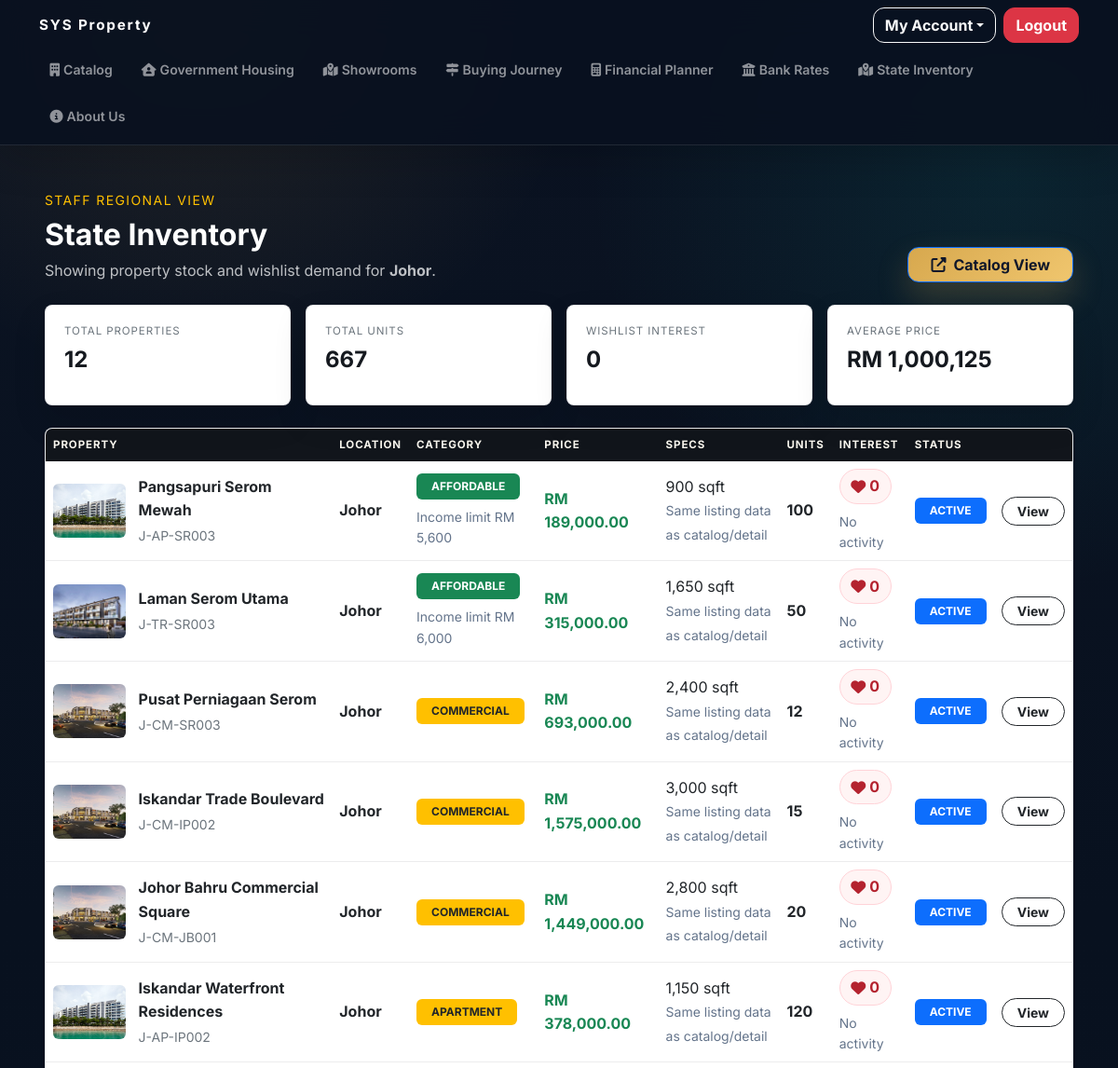
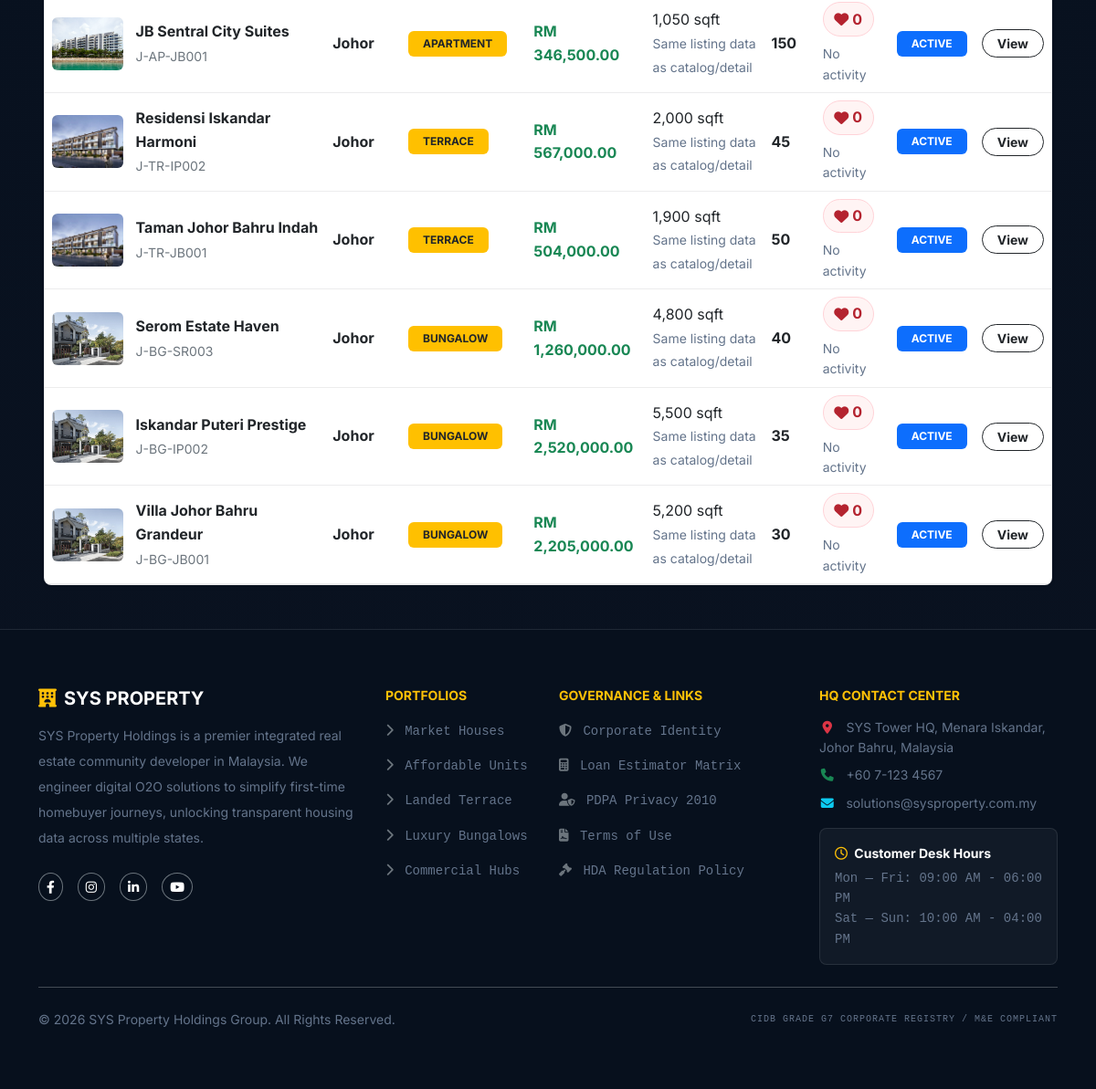
The app's page /staff/state_inventory.php (signed in) with its own data (2 pictures, top to bottom).
### tables this page shows
CREATE TABLE `staff` (
  `staff_id` int(11) NOT NULL,
  `full_name` varchar(255) NOT NULL,
  `phone_number` varchar(20) NOT NULL,
  `assigned_state` varchar(100) NOT NULL,
  `profile_image` varchar(255) DEFAULT NULL
);

CREATE TABLE `properties` (
  `property_id` int(11) NOT NULL,
  `property_code` varchar(20) NOT NULL,
  `project_name` varchar(255) NOT NULL,
  `state` varchar(100) NOT NULL,
  `property_type` enum('AFFORDABLE','TERRACE','BUNGALOW','COMMERCIAL','APARTMENT') NOT NULL,
  `price` decimal(12,2) NOT NULL,
  `total_units` int(11) NOT NULL,
  `built_up_sqft` int(11) NOT NULL,
  `income_limit_rm` decimal(10,2) DEFAULT NULL,
  `status` enum('ACTIVE','SOLD_OUT','ARCHIVED') NOT NULL DEFAULT 'ACTIVE',
  `image_filename` varchar(255) NOT NULL,
  `image_search_keyword` varchar(255) NOT NULL,
  `is_affordable` tinyint(1) NOT NULL DEFAULT 0
);

### includes/property_images.php (called while the page is built, shortened)
<?php
function property_catalog_image_path(array $property, string $url_prefix = '', string $filesystem_prefix = ''): string
{
    $base_url = $url_prefix . 'SYS Property Catalog/';
    $base_path = $filesystem_prefix . 'SYS Property Catalog/';
    $placeholder = $base_url . 'placeholder.jpg';
    $custom_image = trim((string)($property['image_filename'] ?? ''));
    if ($custom_image !== '') {
        $custom_image = ltrim(str_replace('\\', '/', $custom_image), '/');
    }
    $db_type = strtolower(trim((string)($property['property_type'] ?? '')));
    $raw_state = trim((string)($property['state'] ?? ''));
    $state_name = ucwords(strtolower($raw_state));
    $folder = 'Apartment/';
    if ($db_type === 'commercial') {
        $folder = 'Commercial/';
    } elseif ($db_type === 'terrace') {
        $folder = 'Terrace/';
    } elseif ($db_type === 'bungalow') {
        $folder = 'Bungalow/';
    }
    $file_name = ucfirst($db_type) . ' - ' . $state_name;
    foreach (['jpg', 'jpeg', 'png', 'webp'] as $ext) {
        $relative_path = $folder . $file_name . '.' . $ext;
        if (file_exists($base_path . $relative_path)) {
            return $base_url . $relative_path;
        }
    }
    return $placeholder;
}

### staff/state_inventory.php (the view, shortened to what this page needs)
<?php
require_once '../includes/db_connect.php';
require_once '../includes/property_images.php';
$account_id = $_SESSION['account_id'];
$stmt = $conn->prepare("SELECT assigned_state FROM staff WHERE staff_id = ?");
$stmt->bind_param("i", $account_id);
$stmt->execute();
$staff_state = $stmt->get_result()->fetch_assoc()['assigned_state'] ?? '';
include '../includes/header.php';
$properties_result = null;
$summary = [
    'total_properties' => 0,
    'total_units' => 0,
    'total_interest' => 0,
    'avg_price' => 0
];
if ($staff_state !== '') {
    $summary_stmt = $conn->prepare("
        SELECT
            COUNT(p.property_id) AS total_properties,
            COALESCE(SUM(p.total_units), 0) AS total_units,
            COALESCE(SUM(wi.total_interest), 0) AS total_interest,
            COALESCE(AVG(p.price), 0) AS avg_price
        FROM properties p
        LEFT JOIN (
            SELECT property_id, COUNT(*) AS total_interest
            FROM wishlists
            GROUP BY property_id
        ) wi ON p.property_id = wi.property_id
        WHERE p.state = ? AND p.status IN ('ACTIVE', 'AVAILABLE', 'SOLD_OUT')
    ");
    $summary_stmt->bind_param("s", $staff_state);
    $summary_stmt->execute();
    $summary = $summary_stmt->get_result()->fetch_assoc() ?: $summary;
    $query = "
        SELECT
            p.*,
            COALESCE(wi.total_interest, 0) AS total_interest,
            wi.last_interest_at
        FROM properties p
        LEFT JOIN (
            SELECT property_id, COUNT(*) AS total_interest, MAX(created_at) AS last_interest_at
            FROM wishlists
            GROUP BY property_id
        ) wi ON p.property_id = wi.property_id
        WHERE p.state = ? AND p.status IN ('ACTIVE', 'AVAILABLE', 'SOLD_OUT')
        ORDER BY total_interest DESC, p.is_affordable DESC, p.property_id DESC
    ";
    $stmt = $conn->prepare($query);
    $stmt->bind_param("s", $staff_state);
    $stmt->execute();
    $properties_result = $stmt->get_result();
}
?>
<div class="container-fluid px-4 px-lg-5 my-5 state-inventory-page">
    <div class="d-flex flex-column flex-lg-row justify-content-between align-items-lg-end gap-3 mb-4">
        <div>
            <p class="text-uppercase tracking-wider text-gold mb-2 small">Staff Regional View</p>
            <h2 class="fw-bold m-0 text-white">State Inventory</h2>
            <p class="text-light opacity-75 mt-2 mb-0">
                Showing property stock and wishlist demand for
                <strong><?php echo htmlspecialchars($staff_state !== '' ? $staff_state : 'Unassigned Region'); ?></strong>.
            </p>
        </div>
        <a href="../properties.php?filter_state=<?php echo urlencode($staff_state); ?>" class="btn btn-primary fw-bold px-4 <?php echo $staff_state === '' ? 'disabled' : ''; ?>">
            <i class="fas fa-up-right-from-square me-2"></i>Catalog View
        </a>
    </div>
    <?php if ($staff_state === ''): ?>
        <div class="alert alert-warning border-0 shadow-sm p-4">
            <h5 class="fw-bold mb-1">No assigned state found.</h5>
            <p class="mb-0">Please ask an admin to assign a state before using State Inventory.</p>
        </div>
    <?php else: ?>
        <div class="row g-3 mb-4">
            <div class="col-6 col-xl-3">
                <div class="inventory-metric">
                    <span>Total Properties</span>
                    <strong><?php echo number_format((int)$summary['total_properties']); ?></strong>
                </div>
            </div>
            <div class="col-6 col-xl-3">
                <div class="inventory-metric">
                    <span>Total Units</span>
                    <strong><?php echo number_format((int)$summary['total_units']); ?></strong>
                </div>
            </div>
            <div class="col-6 col-xl-3">
                <div class="inventory-metric">
                    <span>Wishlist Interest</span>
                    <strong><?php echo number_format((int)$summary['total_interest']); ?></strong>
                </div>
            </div>
            <div class="col-6 col-xl-3">
                <div class="inventory-metric">
                    <span>Average Price</span>
                    <strong>RM <?php echo number_format((float)$summary['avg_price'], 0); ?></strong>
                </div>
            </div>
        </div>
        <div class="inventory-grid-wrap bg-white text-dark shadow-sm">
            <div class="table-responsive">
                <table class="table align-middle inventory-grid mb-0">
                    <thead>
                        <tr>
                            <th>Property</th>
                            <th>Location</th>
                            <th>Category</th>
                            <th>Price</th>
                            <th>Specs</th>
                            <th>Units</th>
                            <th>Interest</th>
                            <th>Status</th>
                            <th></th>
                        </tr>
                    </thead>
                    <tbody>
                        <?php if ($properties_result && $properties_result->num_rows > 0): ?>
                            <?php while ($prop = $properties_result->fetch_assoc()): ?>
                                <?php
                                $is_affordable = (int)$prop['is_affordable'] === 1;
                                $is_sold_out = trim((string)$prop['status']) === 'SOLD_OUT';
                                $final_img = property_catalog_image_path($prop, '../', '../');
                                ?>
                                <tr>
                                    <td class="property-cell">
                                        <div class="property-cell-inner">
                                            <img src="<?php echo htmlspecialchars($final_img); ?>" alt="<?php echo htmlspecialchars($prop['project_name']); ?>">
                                            <div>
                                                <strong><?php echo htmlspecialchars($prop['project_name']); ?></strong>
                                                <small><?php echo htmlspecialchars($prop['property_code']); ?></small>
                                            </div>
                                        </div>
                                    </td>
                                    <td>
                                        <span class="fw-bold"><?php echo htmlspecialchars($prop['state']); ?></span>
                                    </td>
                                    <td>
                                        <span class="badge <?php echo $is_affordable ? 'bg-success' : 'bg-gold text-dark'; ?> px-3 py-2">
                                            <?php echo $is_affordable ? 'AFFORDABLE' : htmlspecialchars($prop['property_type']); ?>
                                        </span>
                                        <?php if ($is_affordable): ?>
                                            <small class="d-block text-muted mt-2">Income limit RM <?php echo number_format((float)($prop['income_limit_rm'] ?? 0), 0); ?></small>
                                        <?php endif; ?>
                                    </td>
                                    <td class="fw-bold text-success">RM <?php echo number_format((float)$prop['price'], 2); ?></td>
                                    <td>
                                        <span class="d-block"><?php echo number_format((int)$prop['built_up_sqft']); ?> sqft</span>
                                        <small class="text-muted">Same listing data as catalog/detail</small>
                                    </td>
                                    <td>
                                        <span class="<?php echo $is_sold_out ? 'text-danger' : 'text-dark'; ?> fw-bold">
                                            <?php echo $is_sold_out ? '0' : number_format((int)$prop['total_units']); ?>
                                        </span>
                                    </td>
                                    <td>
                                        <span class="interest-pill">
                                            <i class="fas fa-heart me-1"></i><?php echo number_format((int)$prop['total_interest']); ?>
                                        </span>
                                        <small class="d-block text-muted mt-2">
                                            <?php echo $prop['last_interest_at'] ? date('d M Y, g:i A', strtotime($prop['last_interest_at'])) : 'No activity'; ?>
                                        </small>
                                    </td>
                                    <td>
                                        <span class="badge <?php echo $is_sold_out ? 'bg-danger' : 'bg-primary'; ?> px-3 py-2">
                                            <?php echo htmlspecialchars($prop['status']); ?>
                                        </span>
                                    </td>
                                    <td class="text-end">
                                        <a href="../property_detail.php?id=<?php echo (int)$prop['property_id']; ?>" class="btn btn-outline-dark btn-sm rounded-pill px-3">
                                            View
                                        </a>
                                    </td>
                                </tr>
                            <?php endwhile; ?>
                        <?php endif; ?>
                    </tbody>
                </table>
            </div>
        </div>
    <?php endif; ?>
</div>
<?php include '../includes/footer.php'; ?>

### records on screen
staff: assigned_state "Johor"
properties: property_type+state (picture), project_name "Pangsapuri Serom Mewah", property_code "J-AP-SR003", state "Johor", is_affordable "AFFORDABLE", income_limit_rm "5,600", price "189,000.00", built_up_sqft "900", total_units "100", total_interest "0", status "ACTIVE"
properties: property_type+state (picture), project_name "Laman Serom Utama", property_code "J-TR-SR003", state "Johor", is_affordable "AFFORDABLE", income_limit_rm "6,000", price "315,000.00", built_up_sqft "1,650", total_units "50", total_interest "0", status "ACTIVE"
properties: property_type+state (picture), project_name "Pusat Perniagaan Serom", property_code "J-CM-SR003", state "Johor", property_type "COMMERCIAL", price "693,000.00", built_up_sqft "2,400", total_units "12", total_interest "0", status "ACTIVE"
properties: property_type+state (picture), project_name "Iskandar Trade Boulevard", property_code "J-CM-IP002", state "Johor", property_type "COMMERCIAL", price "1,575,000.00", built_up_sqft "3,000", total_units "15", total_interest "0", status "ACTIVE"
properties: property_type+state (picture), project_name "Johor Bahru Commercial Square", property_code "J-CM-JB001", state "Johor", property_type "COMMERCIAL", price "1,449,000.00", built_up_sqft "2,800", total_units "20", total_interest "0", status "ACTIVE"
properties: property_type+state (picture), project_name "Iskandar Waterfront Residences", property_code "J-AP-IP002", state "Johor", property_type "APARTMENT", price "378,000.00", built_up_sqft "1,150", total_units "120", total_interest "0", status "ACTIVE"
properties: property_type+state (picture), project_name "JB Sentral City Suites", property_code "J-AP-JB001", state "Johor", property_type "APARTMENT", price "346,500.00", built_up_sqft "1,050", total_units "150", total_interest "0", status "ACTIVE"
properties: property_type+state (picture), project_name "Residensi Iskandar Harmoni", property_code "J-TR-IP002", state "Johor", property_type "TERRACE", price "567,000.00", built_up_sqft "2,000", total_units "45", total_interest "0", status "ACTIVE"
properties: property_type+state (picture), project_name "Taman Johor Bahru Indah", property_code "J-TR-JB001", state "Johor", property_type "TERRACE", price "504,000.00", built_up_sqft "1,900", total_units "50", total_interest "0", status "ACTIVE"
properties: property_type+state (picture), project_name "Serom Estate Haven", property_code "J-BG-SR003", state "Johor", property_type "BUNGALOW", price "1,260,000.00", built_up_sqft "4,800", total_units "40", total_interest "0", status "ACTIVE"
properties: property_type+state (picture), project_name "Iskandar Puteri Prestige", property_code "J-BG-IP002", state "Johor", property_type "BUNGALOW", price "2,520,000.00", built_up_sqft "5,500", total_units "35", total_interest "0", status "ACTIVE"
properties: property_type+state (picture), project_name "Villa Johor Bahru Grandeur", property_code "J-BG-JB001", state "Johor", property_type "BUNGALOW", price "2,205,000.00", built_up_sqft "5,200", total_units "30", total_interest "0", status "ACTIVE"

### other values on screen
$wishlist_text "State Inventory"
$summary['total_properties'] "12"
$summary['total_units'] "667"
$summary['total_interest'] "0"
$summary['avg_price'] "1,000,125"
